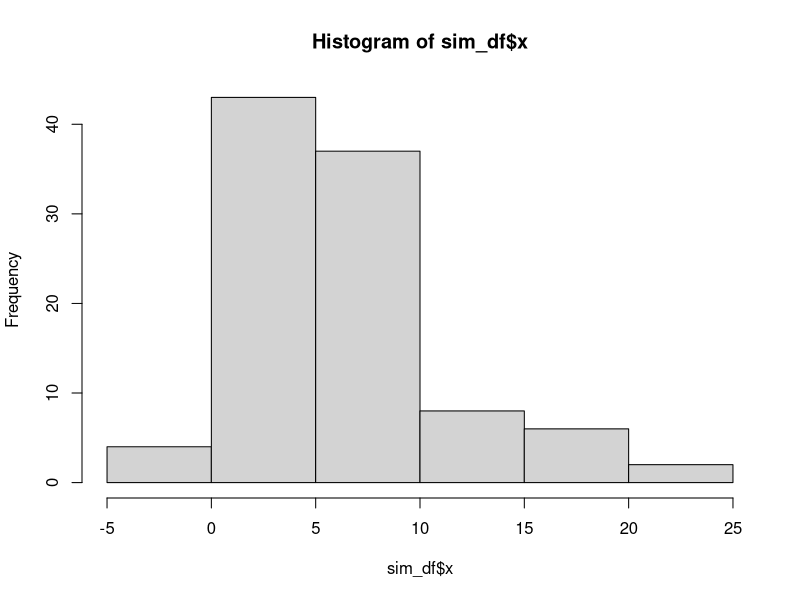
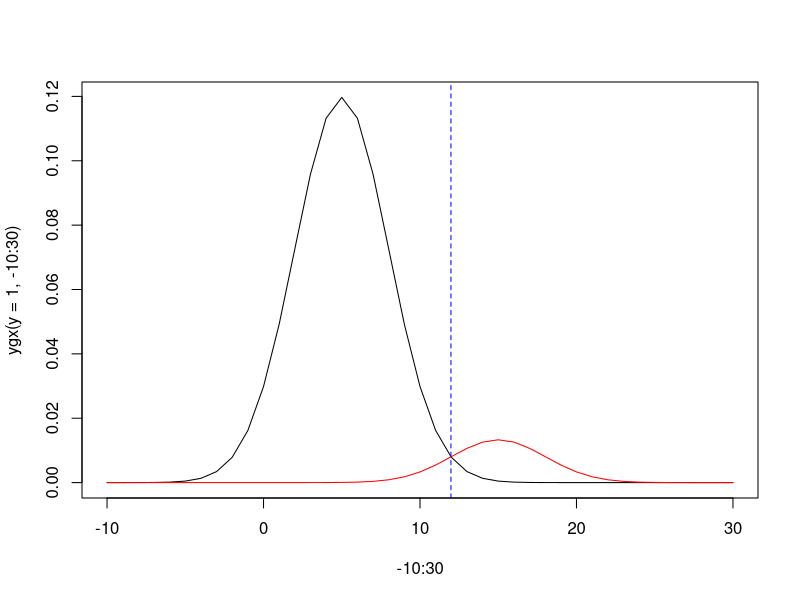

Write R code to recreate these figures, in order.
library(ggplot2)
## Distribution for y
theta <- 0.9
y <- rbinom(100, 1, theta)
n1 <- sum(y == 1)
n2 <- sum(y == 0)
## Distribution for x given y=0
mu0 <- 15
sigma0 <- 3
## Distribution for x given y=1
mu1 <- 5
sigma1 <- 3

## Create a Simulated Dataframe
xy0 <- rnorm(n2, mu0, sigma0)
xy1 <- rnorm(n1, mu1, sigma1)
sim_df <- data.frame(rbind(cbind(xy0, 0), cbind(xy1, 1)))
colnames(sim_df) <- c("x", "y")

## The calculus from y given x distribution
ygx <- function(y, x) {
  if (y == 0) {
    mu <- mu0
    sigma <- sigma0
  } else if (y == 1) {
    mu <- mu1
    sigma <- sigma1
  }
  fx <- dnorm(x, mu, sigma) * (theta^y) * (1 - theta)^(1 - y)
  return(fx)
}


## Calcule argmax
argmax <- function(x) {
  if (ygx(1, x) < ygx(0, x)) {
    return(0)
  }else {
    return(1)
  }
}

sim_df["y_pred"] <- apply(sim_df["x"], FUN = argmax, MARGIN = 1)

head(sim_df)

## Confusion
table(sim_df$y, sim_df$y_pred)


funcion_objetivo <- function(x) {
  abs(ygx(y = 1, x = x) - ygx(y = 0, x = x))
}
resultado <- optim(par=(mu0+mu1)/2,fn = funcion_objetivo, method='L-BFGS-B', lower=min(mu0,mu1), upper=max(mu0,mu1))
resultado

ygx(1, resultado$par) / ygx(0, resultado$par)

hist(sim_df$x)


plot(x=-10:30,y=ygx(y=1,-10:30), type = 'l')

points(x=-10:30,ygx(y=0,-10:30), type = 'l', col="red")
abline(v=resultado$par, lty=2, col="blue")
